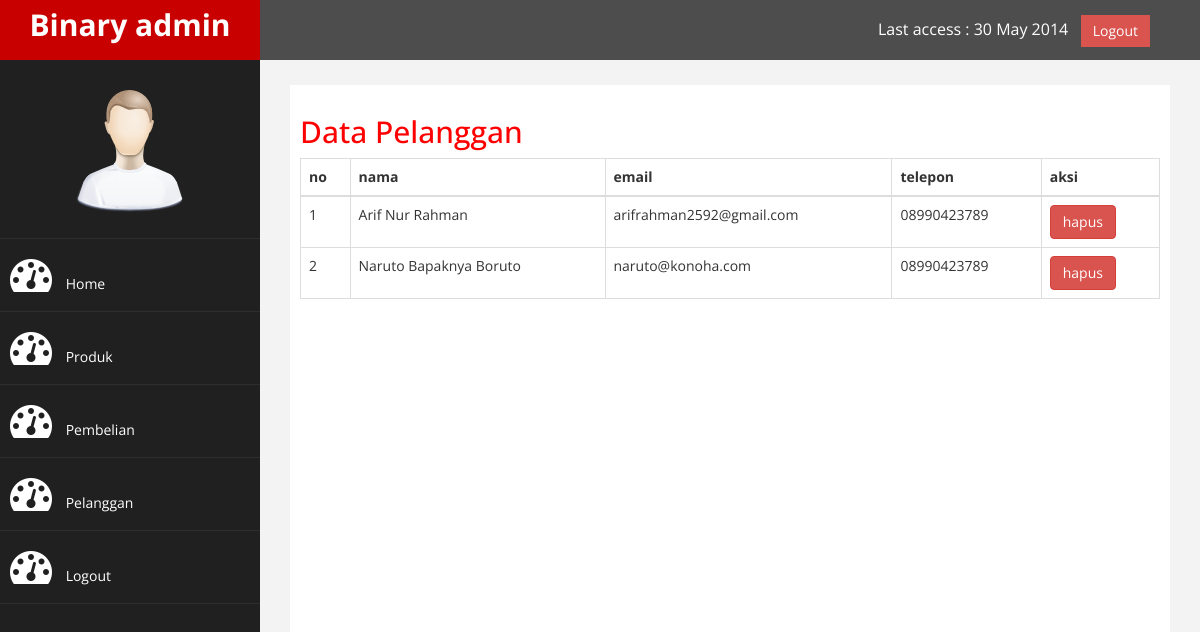
Screenshot of /kembang/admin/index.php?halaman=pelanggan (signed in) with the database file from the repository.
### tables this page shows
CREATE TABLE `pelanggan` (
  `id_pelanggan` int(11) NOT NULL,
  `email_pelanggan` varchar(100) NOT NULL,
  `password_pelanggan` varchar(50) NOT NULL,
  `nama_pelanggan` varchar(100) NOT NULL,
  `telepon_pelanggan` varchar(25) NOT NULL
);

### kembang/admin/pelanggan.php (the view)
<h2>Data Pelanggan</h2>
<table class="table table-bordered">
    <thead>
        <tr>
            <th>no</th>
            <th>nama</th>
            <th>email</th>
            <th>telepon</th>
            <th>aksi</th>
        </tr>
    </thead>
    <tbody>
        <?php $nomor=1; ?>
        <?php $ambil=$koneksi->query("SELECT * FROM pelanggan"); ?>
        <?php while($pecah =$ambil->fetch_assoc()){ ?>
        <tr>
            <td><?php echo $nomor; ?></td>
            <td><?php echo $pecah['nama_pelanggan']; ?></td>
            <td><?php echo $pecah['email_pelanggan']; ?></td>
            <td><?php echo $pecah['telepon_pelanggan']; ?></td>
            <td>
                <a href="" class="btn btn-danger">hapus</a>
            </td>
        </tr>
        <?php $nomor++; ?>
        <?php } ?>
    </tbody>
</table>

### kembang/admin/assets/css/custom.css (style rules this page uses)
body { font-family: 'Open Sans', sans-serif; }
h2 { color: #f00; }

### rows the page displays
pelanggan: nama_pelanggan "Arif Nur Rahman", email_pelanggan "arifrahman2592@gmail.com", telepon_pelanggan "08990423789"
pelanggan: nama_pelanggan "Naruto Bapaknya Boruto", email_pelanggan "naruto@konoha.com", telepon_pelanggan "08990423789"
